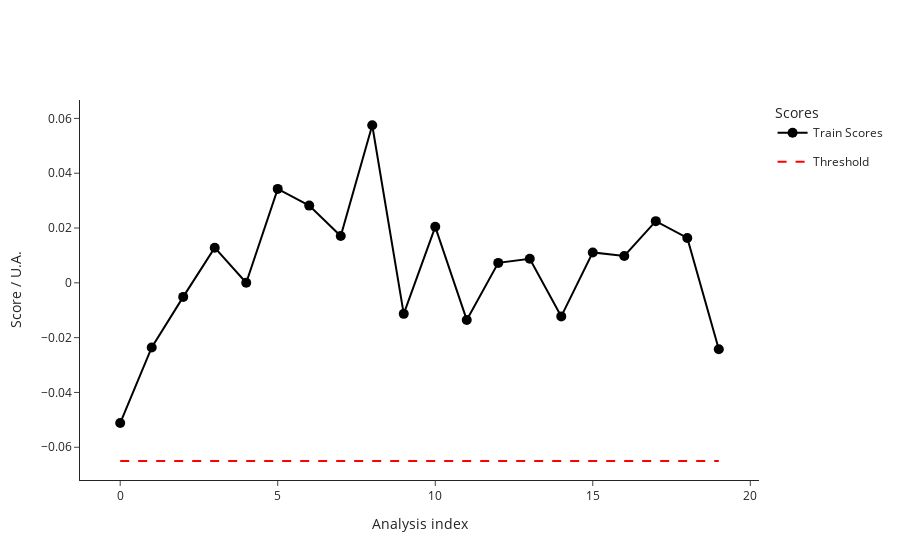

Notebook code for this chart:
### Code cell
ana.train()
fig_train_scores=ana.plot_scores()
fig_train_scores.write_image("dev/figures/fig_train_scores.png", width=1100, height= 350, scale = 3)
fig_train_scores.show()

### Figure 1 — Plotly figure (JSON) as saved in the notebook; plotly's stock layout.template omitted (floating-point values rounded to 4 significant figures)
{"data": [{"hovertemplate": ["<b>index: </b>18<br><b>name: </b>210812_Pac--005<br><b>path: </b>C:/Users/Sandeep/Desktop/ExtractedSignals\\210812_Pac 2021-08-12 10-30-07\\210812_Pac--005.D<br><b>batch: </b>210812_Pac 2021-08-12 10-30-07<br><b>batch_position: </b>5<br><b>idle_time: </b>39.0<br><b>sample: </b>NaCl 0,9%<br><b>method: </b>SAA_411_Pac.M<br><b>timestamp: </b>2021-08-12 10:50:23<br><b>detector: </b>G1315C<br><b>pump: </b>G7110B<br><b>start_time: </b>2021-08-12 10:50:57<br><b>end_time: </b>2021-08-12 10:54:57<br><b>runtime: </b>239.7000000000036", "<b>index: </b>19<br><b>name: </b>210812_Pac--006<br><b>path: </b>C:/Users/Sandeep/Desktop/ExtractedSignals\\210812_Pac 2021-08-12 10-30-07\\210812_Pac--006.D<br><b>batch: </b>210812_Pac 2021-08-12 10-30-07<br><b>batch_position: </b>6<br><b>idle_time: </b>39.0<br><b>sample: </b>Blank<br><b>method: </b>SAA_411_Pac.M<br><b>timestamp: </b>2021-08-12 10:55:02<br><b>detector: </b>G1315C<br><b>pump: </b>G7110B<br><b>start_time: </b>2021-08-12 10:55:36<br><b>end_time: </b>2021-08-12 10:59:36<br><b>runtime: </b>239.7000000000036", "<b>index: </b>20<br><b>name: </b>210812_Pac--007<br><b>path: </b>C:/Users/Sandeep/Desktop/ExtractedSignals\\210812_Pac 2021-08-12 10-30-07\\210812_Pac--007.D<br><b>batch: </b>210812_Pac 2021-08-12 10-30-07<br><b>batch_position: </b>7<br><b>idle_time: </b>39.0<br><b>sample: </b>0.025 mg/ml<br><b>method: </b>SAA_411_Pac.M<br><b>timestamp: </b>2021-08-12 10:59:41<br><b>detector: </b>G1315C<br><b>pump: </b>G7110B<br><b>start_time: </b>2021-08-12 11:00:15<br><b>end_time: </b>2021-08-12 11:04:15<br><b>runtime: </b>239.7000000000036", "<b>index: </b>21<br><b>name: </b>210812_Pac--008<br><b>path: </b>C:/Users/Sandeep/Desktop/ExtractedSignals\\210812_Pac 2021-08-12 10-30-07\\210812_Pac--008.D<br><b>batch: </b>210812_Pac 2021-08-12 10-30-07<br><b>batch_position: </b>8<br><b>idle_time: </b>39.0<br><b>sample: </b>Blank<br><b>method: </b>SAA_411_Pac.M<br><b>timestamp: </b>2021-08-12 11:04:20<br><b>detector: </b>G1315C<br><b>pump: </b>G7110B<br><b>start_time: </b>2021-08-12 11:04:54<br><b>end_time: </b>2021-08-12 11:08:54<br><b>runtime: </b>239.7000000000036", "<b>index: </b>22<br><b>name: </b>210812_Pac--009<br><b>path: </b>C:/Users/Sandeep/Desktop/ExtractedSignals\\210812_Pac 2021-08-12 10-30-07\\210812_Pac--009.D<br><b>batch: </b>210812_Pac 2021-08-12 10-30-07<br><b>batch_position: </b>9<br><b>idle_time: </b>38.0<br><b>sample: </b>210806/036 :10<br><b>method: </b>SAA_411_Pac.M<br><b>timestamp: </b>2021-08-12 11:08:59<br><b>detector: </b>G1315C<br><b>pump: </b>G7110B<br><b>start_time: </b>2021-08-12 11:09:32<br><b>end_time: </b>2021-08-12 11:13:32<br><b>runtime: </b>239.7000000000036", "<b>index: </b>23<br><b>name: </b>210812_Pac--010<br><b>path: </b>C:/Users/Sandeep/Desktop/ExtractedSignals\\210812_Pac 2021-08-12 10-30-07\\210812_Pac--010.D<br><b>batch: </b>210812_Pac 2021-08-12 10-30-07<br><b>batch_position: </b>10<br><b>idle_time: </b>39.0<br><b>sample: </b>210806/036 :10<br><b>method: </b>SAA_411_Pac.M<br><b>timestamp: </b>2021-08-12 11:13:37<br><b>detector: </b>G7110B<br><b>pump: </b>G7110B<br><b>start_time: </b>2021-08-12 11:14:11<br><b>end_time: </b>2021-08-12 11:18:11<br><b>runtime: </b>239.7000000000036", "<b>index: </b>24<br><b>name: </b>210812_Pac--011<br><b>path: </b>C:/Users/Sandeep/Desktop/ExtractedSignals\\210812_Pac 2021-08-12 10-30-07\\210812_Pac--011.D<br><b>batch: </b>210812_Pac 2021-08-12 10-30-07<br><b>batch_position: </b>11<br><b>idle_time: </b>39.0<br><b>sample: </b>210806/036 :10<br><b>method: </b>SAA_411_Pac.M<br><b>timestamp: </b>2021-08-12 11:18:16<br><b>detector: </b>G7110B<br><b>pump: </b>G7110B<br><b>start_time: </b>2021-08-12 11:18:50<br><b>end_time: </b>2021-08-12 11:22:50<br><b>runtime: </b>239.7000000000036", "<b>index: </b>25<br><b>name: </b>210812_Pac--012<br><b>path: </b>C:/Users/Sandeep/Desktop/ExtractedSignals\\210812_Pac 2021-08-12 10-30-07\\210812_Pac--012.D<br><b>batch: </b>210812_Pac 2021-08-12 10-30-07<br><b>batch_position: </b>12<br><b>idle_time: </b>39.0<br><b>sample: </b>Blank<br><b>method: </b>SAA_411_Pac.M<br><b>timestamp: </b>2021-08-12 11:22:55<br><b>detector: </b>G1315C<br><b>pump: </b>G7110B<br><b>start_time: </b>2021-08-12 11:23:29<br><b>end_time: </b>2021-08-12 11:27:29<br><b>runtime: </b>239.7000000000036", "<b>index: </b>26<br><b>name: </b>210812_Pac--013<br><b>path: </b>C:/Users/Sandeep/Desktop/ExtractedSignals\\210812_Pac 2021-08-12 10-30-07\\210812_Pac--013.D<br><b>batch: </b>210812_Pac 2021-08-12 10-30-07<br><b>batch_position: </b>13<br><b>idle_time: </b>39.0<br><b>sample: </b>0.025 mg/ml<br><b>method: </b>SAA_411_Pac.M<br><b>timestamp: </b>2021-08-12 11:27:34<br><b>detector: </b>G1315C<br><b>pump: </b>G7110B<br><b>start_time: </b>2021-08-12 11:28:08<br><b>end_time: </b>2021-08-12 11:32:08<br><b>runtime: </b>239.7000000000036", "<b>index: </b>27<br><b>name: </b>210812_Pac--014<br><b>path: </b>C:/Users/Sandeep/Desktop/ExtractedSignals\\210812_Pac 2021-08-12 10-30-07\\210812_Pac--014.D<br><b>batch: </b>210812_Pac 2021-08-12 10-30-07<br><b>batch_position: </b>14<br><b>idle_time: </b>38.0<br><b>sample: </b>Blank<br><b>method: </b>SAA_411_Pac.M<br><b>timestamp: </b>2021-08-12 11:32:13<br><b>detector: </b>G7110B<br><b>pump: </b>G7110B<br><b>start_time: </b>2021-08-12 11:32:46<br><b>end_time: </b>2021-08-12 11:36:47<br><b>runtime: </b>239.7000000000036", "<b>index: </b>51<br><b>name: </b>210813_Pac--005<br><b>path: </b>C:/Users/Sandeep/Desktop/ExtractedSignals\\210813_Pac 2021-08-13 10-37-27\\210813_Pac--005.D<br><b>batch: </b>210813_Pac 2021-08-13 10-37-27<br><b>batch_position: </b>5<br><b>idle_time: </b>39.0<br><b>sample: </b>NaCl 0,9%<br><b>method: </b>SAA_411_Pac.M<br><b>timestamp: </b>2021-08-13 10:57:52<br><b>detector: </b>G7110B<br><b>pump: </b>G7110B<br><b>start_time: </b>2021-08-13 10:58:26<br><b>end_time: </b>2021-08-13 11:02:27<br><b>runtime: </b>239.7000000000036", "<b>index: </b>52<br><b>name: </b>210813_Pac--006<br><b>path: </b>C:/Users/Sandeep/Desktop/ExtractedSignals\\210813_Pac 2021-08-13 10-37-27\\210813_Pac--006.D<br><b>batch: </b>210813_Pac 2021-08-13 10-37-27<br><b>batch_position: </b>6<br><b>idle_time: </b>38.0<br><b>sample: </b>Blank<br><b>method: </b>SAA_411_Pac.M<br><b>timestamp: </b>2021-08-13 11:02:31<br><b>detector: </b>G1315C<br><b>pump: </b>G7110B<br><b>start_time: </b>2021-08-13 11:03:05<br><b>end_time: </b>2021-08-13 11:07:06<br><b>runtime: </b>239.7000000000036", "<b>index: </b>53<br><b>name: </b>210813_Pac--007<br><b>path: </b>C:/Users/Sandeep/Desktop/ExtractedSignals\\210813_Pac 2021-08-13 10-37-27\\210813_Pac--007.D<br><b>batch: </b>210813_Pac 2021-08-13 10-37-27<br><b>batch_position: </b>7<br><b>idle_time: </b>38.0<br><b>sample: </b>0.025 mg/ml<br><b>method: </b>SAA_411_Pac.M<br><b>timestamp: </b>2021-08-13 11:07:10<br><b>detector: </b>G1315C<br><b>pump: </b>G7116B<br><b>start_time: </b>2021-08-13 11:07:44<br><b>end_time: </b>2021-08-13 11:11:45<br><b>runtime: </b>239.7000000000036", "<b>index: </b>54<br><b>name: </b>210813_Pac--008<br><b>path: </b>C:/Users/Sandeep/Desktop/ExtractedSignals\\210813_Pac 2021-08-13 10-37-27\\210813_Pac--008.D<br><b>batch: </b>210813_Pac 2021-08-13 10-37-27<br><b>batch_position: </b>8<br><b>idle_time: </b>38.0<br><b>sample: </b>Blank<br><b>method: </b>SAA_411_Pac.M<br><b>timestamp: </b>2021-08-13 11:11:49<br><b>detector: </b>G1315C<br><b>pump: </b>G7110B<br><b>start_time: </b>2021-08-13 11:12:23<br><b>end_time: </b>2021-08-13 11:16:23<br><b>runtime: </b>239.7000000000036", "<b>index: </b>55<br><b>name: </b>210813_Pac--009<br><b>path: </b>C:/Users/Sandeep/Desktop/ExtractedSignals\\210813_Pac 2021-08-13 10-37-27\\210813_Pac--009.D<br><b>batch: </b>210813_Pac 2021-08-13 10-37-27<br><b>batch_position: </b>9<br><b>idle_time: </b>39.0<br><b>sample: </b>210812/004 :20<br><b>method: </b>SAA_411_Pac.M<br><b>timestamp: </b>2021-08-13 11:16:28<br><b>detector: </b>G1315C<br><b>pump: </b>G7110B<br><b>start_time: </b>2021-08-13 11:17:02<br><b>end_time: </b>2021-08-13 11:21:03<br><b>runtime: </b>239.7000000000036", "<b>index: </b>56<br><b>name: </b>210813_Pac--010<br><b>path: </b>C:/Users/Sandeep/Desktop/ExtractedSignals\\210813_Pac 2021-08-13 10-37-27\\210813_Pac--010.D<br><b>batch: </b>210813_Pac 2021-08-13 10-37-27<br><b>batch_position: </b>10<br><b>idle_time: </b>38.0<br><b>sample: </b>210812/004 :20<br><b>method: </b>SAA_411_Pac.M<br><b>timestamp: </b>2021-08-13 11:21:08<br><b>detector: </b>G1315C<br><b>pump: </b>G7110B<br><b>start_time: </b>2021-08-13 11:21:41<br><b>end_time: </b>2021-08-13 11:25:42<br><b>runtime: </b>239.7000000000036", "<b>index: </b>57<br><b>name: </b>210813_Pac--011<br><b>path: </b>C:/Users/Sandeep/Desktop/ExtractedSignals\\210813_Pac 2021-08-13 10-37-27\\210813_Pac--011.D<br><b>batch: </b>210813_Pac 2021-08-13 10-37-27<br><b>batch_position: </b>11<br><b>idle_time: </b>39.0<br><b>sample: </b>210812/004 :20<br><b>method: </b>SAA_411_Pac.M<br><b>timestamp: </b>2021-08-13 11:25:46<br><b>detector: </b>G1315C<br><b>pump: </b>G7110B<br><b>start_time: </b>2021-08-13 11:26:21<br><b>end_time: </b>2021-08-13 11:30:21<br><b>runtime: </b>239.7000000000036", "<b>index: </b>58<br><b>name: </b>210813_Pac--012<br><b>path: </b>C:/Users/Sandeep/Desktop/ExtractedSignals\\210813_Pac 2021-08-13 10-37-27\\210813_Pac--012.D<br><b>batch: </b>210813_Pac 2021-08-13 10-37-27<br><b>batch_position: </b>12<br><b>idle_time: </b>38.0<br><b>sample: </b>Blank<br><b>method: </b>SAA_411_Pac.M<br><b>timestamp: </b>2021-08-13 11:30:26<br><b>detector: </b>G1315C<br><b>pump: </b>G7110B<br><b>start_time: </b>2021-08-13 11:30:59<br><b>end_time: </b>2021-08-13 11:34:59<br><b>runtime: </b>239.7000000000036", "<b>index: </b>59<br><b>name: </b>210813_Pac--013<br><b>path: </b>C:/Users/Sandeep/Desktop/ExtractedSignals\\210813_Pac 2021-08-13 10-37-27\\210813_Pac--013.D<br><b>batch: </b>210813_Pac 2021-08-13 10-37-27<br><b>batch_position: </b>13<br><b>idle_time: </b>39.0<br><b>sample: </b>0.025 mg/ml<br><b>method: </b>SAA_411_Pac.M<br><b>timestamp: </b>2021-08-13 11:35:04<br><b>detector: </b>G1315C<br><b>pump: </b>G7110B<br><b>start_time: </b>2021-08-13 11:35:38<br><b>end_time: </b>2021-08-13 11:39:38<br><b>runtime: </b>239.7000000000036", "<b>index: </b>60<br><b>name: </b>210813_Pac--014<br><b>path: </b>C:/Users/Sandeep/Desktop/ExtractedSignals\\210813_Pac 2021-08-13 10-37-27\\210813_Pac--014.D<br><b>batch: </b>210813_Pac 2021-08-13 10-37-27<br><b>batch_position: </b>14<br><b>idle_time: </b>38.0<br><b>sample: </b>Blank<br><b>method: </b>SAA_411_Pac.M<br><b>timestamp: </b>2021-08-13 11:39:43<br><b>detector: </b>G1315C<br><b>pump: </b>G7110B<br><b>start_time: </b>2021-08-13 11:40:16<br><b>end_time: </b>2021-08-13 11:44:17<br><b>runtime: </b>239.7000000000036"], "legendgroup": "Train", "line": {"color": "black"}, "marker": {"color": "black", "size": 10}, "mode": "lines+markers", "name": "Train Scores", "text": ["<b>index: </b>18<br><b>name: </b>210812_Pac--005<br><b>path: </b>C:/Users/Sandeep/Desktop/ExtractedSignals\\210812_Pac 2021-08-12 10-30-07\\210812_Pac--005.D<br><b>batch: </b>210812_Pac 2021-08-12 10-30-07<br><b>batch_position: </b>5<br><b>idle_time: </b>39.0<br><b>sample: </b>NaCl 0,9%<br><b>method: </b>SAA_411_Pac.M<br><b>timestamp: </b>2021-08-12 10:50:23<br><b>detector: </b>G1315C<br><b>pump: </b>G7110B<br><b>start_time: </b>2021-08-12 10:50:57<br><b>end_time: </b>2021-08-12 10:54:57<br><b>runtime: </b>239.7000000000036", "<b>index: </b>19<br><b>name: </b>210812_Pac--006<br><b>path: </b>C:/Users/Sandeep/Desktop/ExtractedSignals\\210812_Pac 2021-08-12 10-30-07\\210812_Pac--006.D<br><b>batch: </b>210812_Pac 2021-08-12 10-30-07<br><b>batch_position: </b>6<br><b>idle_time: </b>39.0<br><b>sample: </b>Blank<br><b>method: </b>SAA_411_Pac.M<br><b>timestamp: </b>2021-08-12 10:55:02<br><b>detector: </b>G1315C<br><b>pump: </b>G7110B<br><b>start_time: </b>2021-08-12 10:55:36<br><b>end_time: </b>2021-08-12 10:59:36<br><b>runtime: </b>239.7000000000036", "<b>index: </b>20<br><b>name: </b>210812_Pac--007<br><b>path: </b>C:/Users/Sandeep/Desktop/ExtractedSignals\\210812_Pac 2021-08-12 10-30-07\\210812_Pac--007.D<br><b>batch: </b>210812_Pac 2021-08-12 10-30-07<br><b>batch_position: </b>7<br><b>idle_time: </b>39.0<br><b>sample: </b>0.025 mg/ml<br><b>method: </b>SAA_411_Pac.M<br><b>timestamp: </b>2021-08-12 10:59:41<br><b>detector: </b>G1315C<br><b>pump: </b>G7110B<br><b>start_time: </b>2021-08-12 11:00:15<br><b>end_time: </b>2021-08-12 11:04:15<br><b>runtime: </b>239.7000000000036", "<b>index: </b>21<br><b>name: </b>210812_Pac--008<br><b>path: </b>C:/Users/Sandeep/Desktop/ExtractedSignals\\210812_Pac 2021-08-12 10-30-07\\210812_Pac--008.D<br><b>batch: </b>210812_Pac 2021-08-12 10-30-07<br><b>batch_position: </b>8<br><b>idle_time: </b>39.0<br><b>sample: </b>Blank<br><b>method: </b>SAA_411_Pac.M<br><b>timestamp: </b>2021-08-12 11:04:20<br><b>detector: </b>G1315C<br><b>pump: </b>G7110B<br><b>start_time: </b>2021-08-12 11:04:54<br><b>end_time: </b>2021-08-12 11:08:54<br><b>runtime: </b>239.7000000000036", "<b>index: </b>22<br><b>name: </b>210812_Pac--009<br><b>path: </b>C:/Users/Sandeep/Desktop/ExtractedSignals\\210812_Pac 2021-08-12 10-30-07\\210812_Pac--009.D<br><b>batch: </b>210812_Pac 2021-08-12 10-30-07<br><b>batch_position: </b>9<br><b>idle_time: </b>38.0<br><b>sample: </b>210806/036 :10<br><b>method: </b>SAA_411_Pac.M<br><b>timestamp: </b>2021-08-12 11:08:59<br><b>detector: </b>G1315C<br><b>pump: </b>G7110B<br><b>start_time: </b>2021-08-12 11:09:32<br><b>end_time: </b>2021-08-12 11:13:32<br><b>runtime: </b>239.7000000000036", "<b>index: </b>23<br><b>name: </b>210812_Pac--010<br><b>path: </b>C:/Users/Sandeep/Desktop/ExtractedSignals\\210812_Pac 2021-08-12 10-30-07\\210812_Pac--010.D<br><b>batch: </b>210812_Pac 2021-08-12 10-30-07<br><b>batch_position: </b>10<br><b>idle_time: </b>39.0<br><b>sample: </b>210806/036 :10<br><b>method: </b>SAA_411_Pac.M<br><b>timestamp: </b>2021-08-12 11:13:37<br><b>detector: </b>G7110B<br><b>pump: </b>G7110B<br><b>start_time: </b>2021-08-12 11:14:11<br><b>end_time: </b>2021-08-12 11:18:11<br><b>runtime: </b>239.7000000000036", "<b>index: </b>24<br><b>name: </b>210812_Pac--011<br><b>path: </b>C:/Users/Sandeep/Desktop/ExtractedSignals\\210812_Pac 2021-08-12 10-30-07\\210812_Pac--011.D<br><b>batch: </b>210812_Pac 2021-08-12 10-30-07<br><b>batch_position: </b>11<br><b>idle_time: </b>39.0<br><b>sample: </b>210806/036 :10<br><b>method: </b>SAA_411_Pac.M<br><b>timestamp: </b>2021-08-12 11:18:16<br><b>detector: </b>G7110B<br><b>pump: </b>G7110B<br><b>start_time: </b>2021-08-12 11:18:50<br><b>end_time: </b>2021-08-12 11:22:50<br><b>runtime: </b>239.7000000000036", "<b>index: </b>25<br><b>name: </b>210812_Pac--012<br><b>path: </b>C:/Users/Sandeep/Desktop/ExtractedSignals\\210812_Pac 2021-08-12 10-30-07\\210812_Pac--012.D<br><b>batch: </b>210812_Pac 2021-08-12 10-30-07<br><b>batch_position: </b>12<br><b>idle_time: </b>39.0<br><b>sample: </b>Blank<br><b>method: </b>SAA_411_Pac.M<br><b>timestamp: </b>2021-08-12 11:22:55<br><b>detector: </b>G1315C<br><b>pump: </b>G7110B<br><b>start_time: </b>2021-08-12 11:23:29<br><b>end_time: </b>2021-08-12 11:27:29<br><b>runtime: </b>239.7000000000036", "<b>index: </b>26<br><b>name: </b>210812_Pac--013<br><b>path: </b>C:/Users/Sandeep/Desktop/ExtractedSignals\\210812_Pac 2021-08-12 10-30-07\\210812_Pac--013.D<br><b>batch: </b>210812_Pac 2021-08-12 10-30-07<br><b>batch_position: </b>13<br><b>idle_time: </b>39.0<br><b>sample: </b>0.025 mg/ml<br><b>method: </b>SAA_411_Pac.M<br><b>timestamp: </b>2021-08-12 11:27:34<br><b>detector: </b>G1315C<br><b>pump: </b>G7110B<br><b>start_time: </b>2021-08-12 11:28:08<br><b>end_time: </b>2021-08-12 11:32:08<br><b>runtime: </b>239.7000000000036", "<b>index: </b>27<br><b>name: </b>210812_Pac--014<br><b>path: </b>C:/Users/Sandeep/Desktop/ExtractedSignals\\210812_Pac 2021-08-12 10-30-07\\210812_Pac--014.D<br><b>batch: </b>210812_Pac 2021-08-12 10-30-07<br><b>batch_position: </b>14<br><b>idle_time: </b>38.0<br><b>sample: </b>Blank<br><b>method: </b>SAA_411_Pac.M<br><b>timestamp: </b>2021-08-12 11:32:13<br><b>detector: </b>G7110B<br><b>pump: </b>G7110B<br><b>start_time: </b>2021-08-12 11:32:46<br><b>end_time: </b>2021-08-12 11:36:47<br><b>runtime: </b>239.7000000000036", "<b>index: </b>51<br><b>name: </b>210813_Pac--005<br><b>path: </b>C:/Users/Sandeep/Desktop/ExtractedSignals\\210813_Pac 2021-08-13 10-37-27\\210813_Pac--005.D<br><b>batch: </b>210813_Pac 2021-08-13 10-37-27<br><b>batch_position: </b>5<br><b>idle_time: </b>39.0<br><b>sample: </b>NaCl 0,9%<br><b>method: </b>SAA_411_Pac.M<br><b>timestamp: </b>2021-08-13 10:57:52<br><b>detector: </b>G7110B<br><b>pump: </b>G7110B<br><b>start_time: </b>2021-08-13 10:58:26<br><b>end_time: </b>2021-08-13 11:02:27<br><b>runtime: </b>239.7000000000036", "<b>index: </b>52<br><b>name: </b>210813_Pac--006<br><b>path: </b>C:/Users/Sandeep/Desktop/ExtractedSignals\\210813_Pac 2021-08-13 10-37-27\\210813_Pac--006.D<br><b>batch: </b>210813_Pac 2021-08-13 10-37-27<br><b>batch_position: </b>6<br><b>idle_time: </b>38.0<br><b>sample: </b>Blank<br><b>method: </b>SAA_411_Pac.M<br><b>timestamp: </b>2021-08-13 11:02:31<br><b>detector: </b>G1315C<br><b>pump: </b>G7110B<br><b>start_time: </b>2021-08-13 11:03:05<br><b>end_time: </b>2021-08-13 11:07:06<br><b>runtime: </b>239.7000000000036", "<b>index: </b>53<br><b>name: </b>210813_Pac--007<br><b>path: </b>C:/Users/Sandeep/Desktop/ExtractedSignals\\210813_Pac 2021-08-13 10-37-27\\210813_Pac--007.D<br><b>batch: </b>210813_Pac 2021-08-13 10-37-27<br><b>batch_position: </b>7<br><b>idle_time: </b>38.0<br><b>sample: </b>0.025 mg/ml<br><b>method: </b>SAA_411_Pac.M<br><b>timestamp: </b>2021-08-13 11:07:10<br><b>detector: </b>G1315C<br><b>pump: </b>G7116B<br><b>start_time: </b>2021-08-13 11:07:44<br><b>end_time: </b>2021-08-13 11:11:45<br><b>runtime: </b>239.7000000000036", "<b>index: </b>54<br><b>name: </b>210813_Pac--008<br><b>path: </b>C:/Users/Sandeep/Desktop/ExtractedSignals\\210813_Pac 2021-08-13 10-37-27\\210813_Pac--008.D<br><b>batch: </b>210813_Pac 2021-08-13 10-37-27<br><b>batch_position: </b>8<br><b>idle_time: </b>38.0<br><b>sample: </b>Blank<br><b>method: </b>SAA_411_Pac.M<br><b>timestamp: </b>2021-08-13 11:11:49<br><b>detector: </b>G1315C<br><b>pump: </b>G7110B<br><b>start_time: </b>2021-08-13 11:12:23<br><b>end_time: </b>2021-08-13 11:16:23<br><b>runtime: </b>239.7000000000036", "<b>index: </b>55<br><b>name: </b>210813_Pac--009<br><b>path: </b>C:/Users/Sandeep/Desktop/ExtractedSignals\\210813_Pac 2021-08-13 10-37-27\\210813_Pac--009.D<br><b>batch: </b>210813_Pac 2021-08-13 10-37-27<br><b>batch_position: </b>9<br><b>idle_time: </b>39.0<br><b>sample: </b>210812/004 :20<br><b>method: </b>SAA_411_Pac.M<br><b>timestamp: </b>2021-08-13 11:16:28<br><b>detector: </b>G1315C<br><b>pump: </b>G7110B<br><b>start_time: </b>2021-08-13 11:17:02<br><b>end_time: </b>2021-08-13 11:21:03<br><b>runtime: </b>239.7000000000036", "<b>index: </b>56<br><b>name: </b>210813_Pac--010<br><b>path: </b>C:/Users/Sandeep/Desktop/ExtractedSignals\\210813_Pac 2021-08-13 10-37-27\\210813_Pac--010.D<br><b>batch: </b>210813_Pac 2021-08-13 10-37-27<br><b>batch_position: </b>10<br><b>idle_time: </b>38.0<br><b>sample: </b>210812/004 :20<br><b>method: </b>SAA_411_Pac.M<br><b>timestamp: </b>2021-08-13 11:21:08<br><b>detector: </b>G1315C<br><b>pump: </b>G7110B<br><b>start_time: </b>2021-08-13 11:21:41<br><b>end_time: </b>2021-08-13 11:25:42<br><b>runtime: </b>239.7000000000036", "<b>index: </b>57<br><b>name: </b>210813_Pac--011<br><b>path: </b>C:/Users/Sandeep/Desktop/ExtractedSignals\\210813_Pac 2021-08-13 10-37-27\\210813_Pac--011.D<br><b>batch: </b>210813_Pac 2021-08-13 10-37-27<br><b>batch_position: </b>11<br><b>idle_time: </b>39.0<br><b>sample: </b>210812/004 :20<br><b>method: </b>SAA_411_Pac.M<br><b>timestamp: </b>2021-08-13 11:25:46<br><b>detector: </b>G1315C<br><b>pump: </b>G7110B<br><b>start_time: </b>2021-08-13 11:26:21<br><b>end_time: </b>2021-08-13 11:30:21<br><b>runtime: </b>239.7000000000036", "<b>index: </b>58<br><b>name: </b>210813_Pac--012<br><b>path: </b>C:/Users/Sandeep/Desktop/ExtractedSignals\\210813_Pac 2021-08-13 10-37-27\\210813_Pac--012.D<br><b>batch: </b>210813_Pac 2021-08-13 10-37-27<br><b>batch_position: </b>12<br><b>idle_time: </b>38.0<br><b>sample: </b>Blank<br><b>method: </b>SAA_411_Pac.M<br><b>timestamp: </b>2021-08-13 11:30:26<br><b>detector: </b>G1315C<br><b>pump: </b>G7110B<br><b>start_time: </b>2021-08-13 11:30:59<br><b>end_time: </b>2021-08-13 11:34:59<br><b>runtime: </b>239.7000000000036", "<b>index: </b>59<br><b>name: </b>210813_Pac--013<br><b>path: </b>C:/Users/Sandeep/Desktop/ExtractedSignals\\210813_Pac 2021-08-13 10-37-27\\210813_Pac--013.D<br><b>batch: </b>210813_Pac 2021-08-13 10-37-27<br><b>batch_position: </b>13<br><b>idle_time: </b>39.0<br><b>sample: </b>0.025 mg/ml<br><b>method: </b>SAA_411_Pac.M<br><b>timestamp: </b>2021-08-13 11:35:04<br><b>detector: </b>G1315C<br><b>pump: </b>G7110B<br><b>start_time: </b>2021-08-13 11:35:38<br><b>end_time: </b>2021-08-13 11:39:38<br><b>runtime: </b>239.7000000000036", "<b>index: </b>60<br><b>name: </b>210813_Pac--014<br><b>path: </b>C:/Users/Sandeep/Desktop/ExtractedSignals\\210813_Pac 2021-08-13 10-37-27\\210813_Pac--014.D<br><b>batch: </b>210813_Pac 2021-08-13 10-37-27<br><b>batch_position: </b>14<br><b>idle_time: </b>38.0<br><b>sample: </b>Blank<br><b>method: </b>SAA_411_Pac.M<br><b>timestamp: </b>2021-08-13 11:39:43<br><b>detector: </b>G1315C<br><b>pump: </b>G7110B<br><b>start_time: </b>2021-08-13 11:40:16<br><b>end_time: </b>2021-08-13 11:44:17<br><b>runtime: </b>239.7000000000036"], "type": "scatter", "x": [0, 1, 2, 3, 4, 5, 6, 7, 8, 9, 10, 11, 12, 13, 14, 15, 16, 17, 18, 19], "y": [-0.05118, -0.02359, -0.005131, 0.01283, 4.796e-05, 0.03428, 0.02818, 0.01708, 0.05751, -0.01131, 0.02044, -0.01354, 0.007281, 0.008799, -0.01225, 0.01109, 0.009778, 0.02251, 0.01637, -0.02421]}, {"legendgroup": "Threshold", "line": {"color": "red", "dash": "dash"}, "mode": "lines", "name": "Threshold", "type": "scatter", "x": [0, 19], "y": [-0.06502, -0.06502]}], "layout": {"legend": {"title": {"text": "Scores"}}, "xaxis": {"title": {"text": "Analysis index"}}, "yaxis": {"title": {"text": "Score / U.A."}}}}
